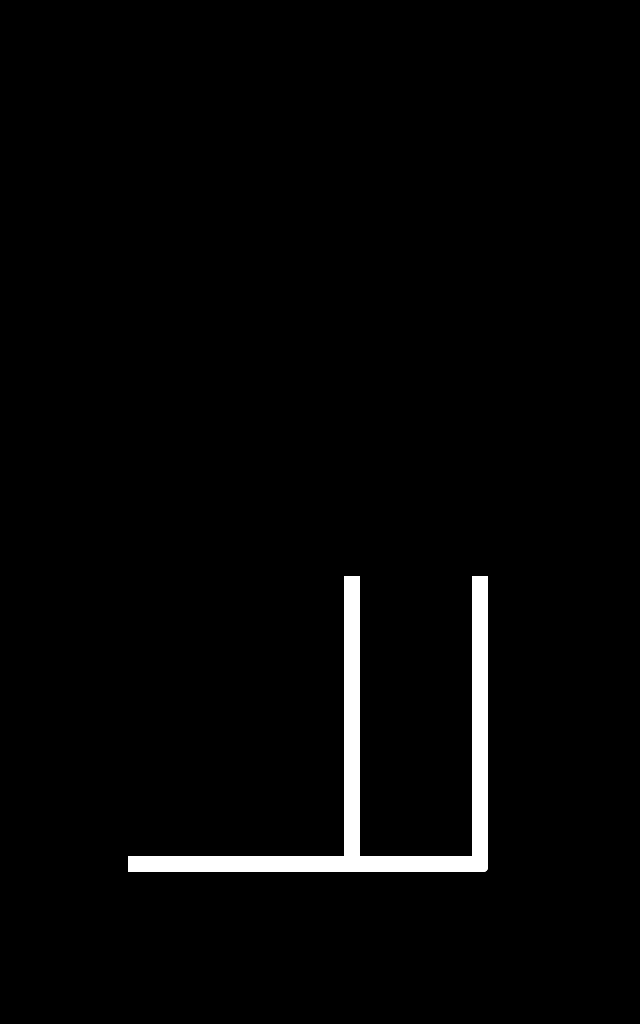

The image is a tile-based game level rendered from a .tmx file. Its description and complete source (layers, tilesets, objects, tile grids) follow:
An orthogonal 10x16 tile map with 64x64 px tiles, 1 tile layer (Tile Layer 1) and 5 objects.

<map version="1.2" tiledversion="1.2.1" orientation="orthogonal" renderorder="right-down" width="10" height="16" tilewidth="64" tileheight="64" infinite="0" nextlayerid="8" nextobjectid="102">
 <properties>
  <property name="hue" type="int" value="180" />
 </properties>
 <tileset firstgid="1" source="tileset.tsx" />
 <layer id="1" name="Tile Layer 1" width="10" height="16">
  <data encoding="csv">
0,0,0,0,0,0,0,0,0,0,
0,0,0,0,0,0,0,0,0,0,
0,0,0,0,0,0,0,0,0,0,
0,0,0,0,0,0,0,0,0,0,
0,0,0,0,0,0,0,0,0,0,
0,0,0,0,0,0,0,0,0,0,
0,0,0,0,0,0,0,0,0,0,
0,0,0,0,0,0,0,0,0,0,
0,0,0,0,0,0,0,0,0,0,
0,0,0,0,0,15,0,15,0,0,
0,0,0,0,0,15,0,15,0,0,
0,0,0,0,0,15,0,15,0,0,
0,0,0,0,0,15,0,15,0,0,
0,0,7,7,7,4,7,9,0,0,
0,0,0,0,0,0,0,0,0,0,
0,0,0,0,0,0,0,0,0,0
</data>
 </layer>
 <objectgroup id="2" name="Static">
  <object id="96" x="130" y="855" width="361" height="18" />
  <object id="97" x="345" y="574" width="16" height="280" />
  <object id="98" x="471" y="577" width="18" height="277" />
 </objectgroup>
 <objectgroup id="3" name="Dynamic" />
 <objectgroup id="4" name="Points" />
 <objectgroup id="5" name="Player">
  <object id="83" x="192" y="768" width="64" height="64" />
 </objectgroup>
 <objectgroup id="6" name="Finish">
  <object id="47" x="0" y="64" width="128" height="128" />
 </objectgroup>
</map>
